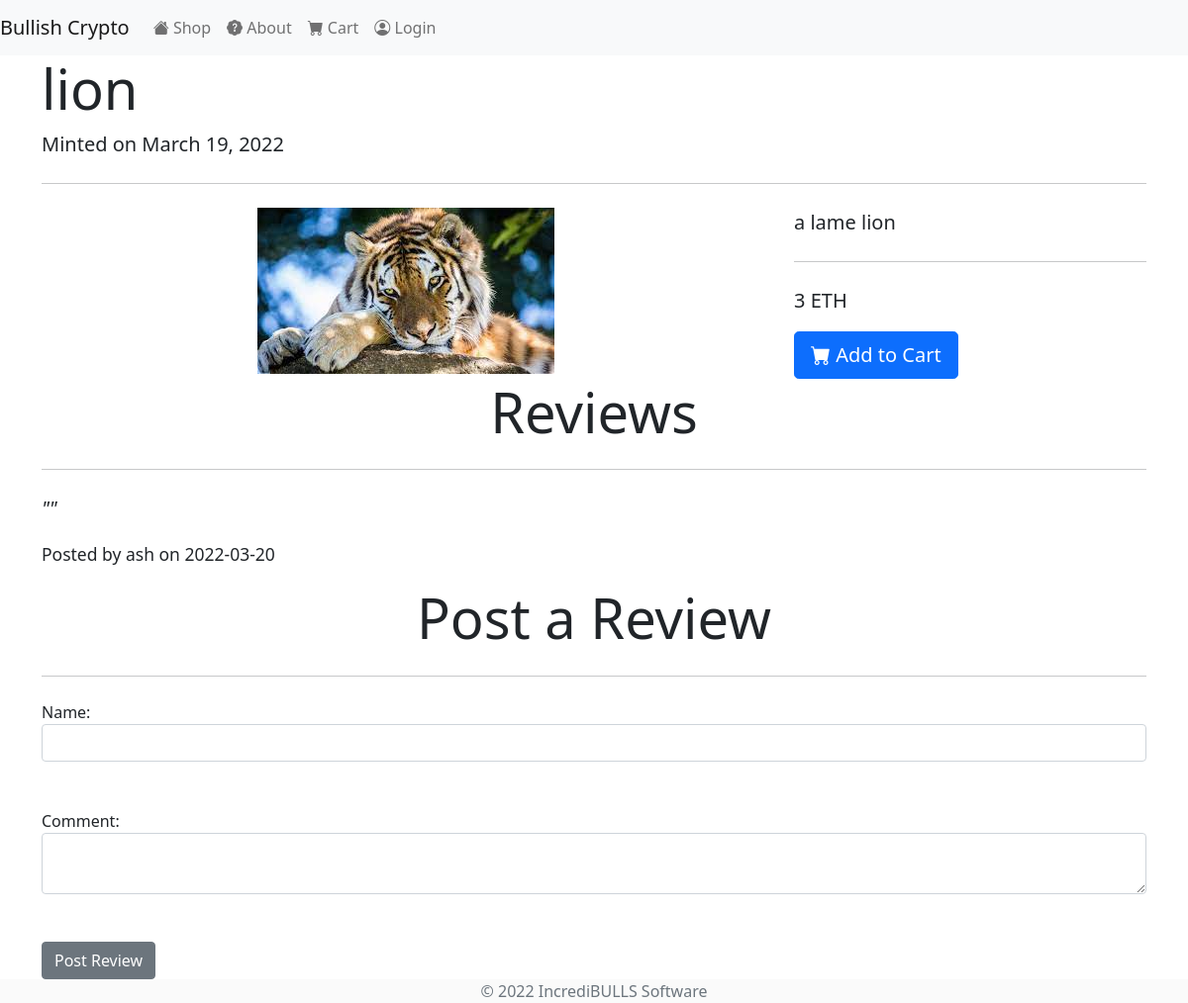
The app's page /shop/lion/ with its own data.
### honeypot_project/shop/models.py (models this page shows)
class Product(models.Model):
    name = models.CharField(max_length=20)
    image = models.ImageField(upload_to = "static/images")
    price = models.CharField(max_length=20, default="100 ETH")
    description = models.CharField(max_length=300,default="default description")
    mintdate = models.DateField(default=datetime.now,blank=True)

class Comment(models.Model):
    product = models.CharField(max_length=30)
    poster = models.CharField(max_length=30)
    date = models.DateField(auto_now=True)
    comment = models.CharField(max_length=250)

### honeypot_project/shop/views.py (the view, shortened to what this page needs)
# urls.py: path('<str:product_name>/', views.productpage, name='productpage'),
def productpage(request,product_name):
    template = loader.get_template('product.html')
    comment_list = Comment.objects.filter(product=product_name)
    try:
        product = Product.objects.get(name=product_name)
        context= {"product_info":product,'comment_list':comment_list,}
    except Product.DoesNotExist:
        raise Http404("Product does not exist")
    return HttpResponse(template.render(context,request))

### templates/product.html (shortened to what this page needs)
<!DOCTYPE html>
<html>
{% load static %}
<head>
	<link rel="stylesheet" type="text/css" href="{%static 'css/bootstrap.css'%}">
	<link rel="stylesheet" type="text/css" href="{%static 'css/style.css'%}">
	<link rel="stylesheet" href="https://cdn.jsdelivr.net/npm/bootstrap-icons@1.3.0/font/bootstrap-icons.css">
</head>
<body>
	<nav class="navbar navbar-expand-lg navbar-light bg-light">
		<a class="navbar-brand" href="#">Bullish Crypto</a>
		<div class="collapse navbar-collapse" id="navbarNav">
			<ul class="navbar-nav">
				<li class="nav-item active">
					<form action="/shop/" method="POST">
						<button style=" --bs-bg-opacity: 1;background-color: rgba(var(--bs-light-rgb), var(--bs-bg-opacity)) !important;border:none;" class="nav-link">	<i class="bi bi-house-fill"></i> Shop
						</button>
						</form>
				</li>
				<li class="nav-item">
					<a class="nav-link" href="/aboutus">
						<i class="bi bi-patch-question-fill"></i> About
					</a>
				</li>
			</ul>
			<ul class="navbar-nav ml-auto">
				<li class="nav-item">
					<a class="nav-link" href="/shop/shoppingcart">
						<i class="bi bi-cart-fill"></i> Cart
					</a>
				</li>
				{% if user.is_authenticated %}
				<li class="nav-item">
					<a class="nav-link">
						<i class="bi bi-person-circle"></i> {{user.username}}
					</a>
				</li>
				<li class="nav-item">
					<a class="nav-link" href="/logout/">
						<i class="bi bi-x-octagon-fill"></i> Logout
					</a>
				</li>
				{% else %}
				<li class="nav-item">
					<a class="nav-link" href="/login">
						<i class="bi bi-person-circle"></i> Login
					</a>
				</li>
				{%endif%}
			</ul>
		</div>
	</nav>
	<div class="jumbotron jumbotron-fluid">
		<div class="container">
			<h1 class="display-4">{{product_info.name}}</h1>
			<p class="lead">Minted on {{product_info.mintdate}}</p>
			<hr class="my-4">
		</div>
	</div>
	<div class="container">
		<div class="row">
			<div class="col-lg-8 text-center">
				<img class="img-fluid" src="/{{product_info.image}}" alt="placeholder">
			</div>
			<div class="col-lg-4 text-left">
				<p class="lead">{{product_info.description}}</p>
				<hr class="my-4">
				<p class="lead">{{product_info.price}}</p>
				<form action="/shop/{{product_info.name}}/addtocart/" method="get" id="{{product.name}}-cart">
					<button type="submit" class="btn btn-primary btn-lg" ><i class="bi bi-cart-fill"></i> Add to Cart</button>
				</form>
			</div>
		</div>
	</div>
	<div class="container">
		<h1 class="display-4 text-center">Reviews</h1>
		<hr class="my-4">
		{% for comment in comment_list %}
		<p class="lead"><em>"{{comment.comment|safe}}"</em></p>
		<p class="lead"><small>Posted by {{comment.poster|safe}} on {{comment.date|safe}}</small></p>
		{% endfor %}
	</div>
	<div class="container">
		<h1 class="display-4 text-center">Post a Review</h1>
		<hr class="my-4">
		<div class="form-group">
			<form action="/shop/{{product_info.name}}/" method="post" id="{{product_info.name}}">
				<label for="name">Name:</label>
				<input type="text" class="form-control" id="name" name="name"><br><br>
				<label for="comment">Comment:</label>
				<textarea class="form-control" id="comment" name="comment"></textarea><br><br>
				<button type="submit" class="btn btn-secondary" >Post Review</button>
			</form>
		</div>
	</div>
</body>
<footer class="footer">
	<div class="container">
		<div class="text-muted text-center">&copy; 2022 IncrediBULLS Software</div>
	</div>
</footer>
</html>

### static/css/style.css (style rules this page uses)
.img-fluid { width: auto; height: auto; align-content: center; }
.navbar .navbar-nav { float: none; text-align: center; vertical-align: top; }
.navbar .navbar-collapse { text-align: center; }
.footer { position: sticky; bottom: 0; width: 100% height: auto; background-color: #f5f5f580 }
img { width: 100%; height: 100% }

### records on screen
Product: name "lion", mintdate "March 19, 2022", image (picture), description "a lame lion", price "3 ETH"
Comment: poster "ash", date "2022-03-20"
